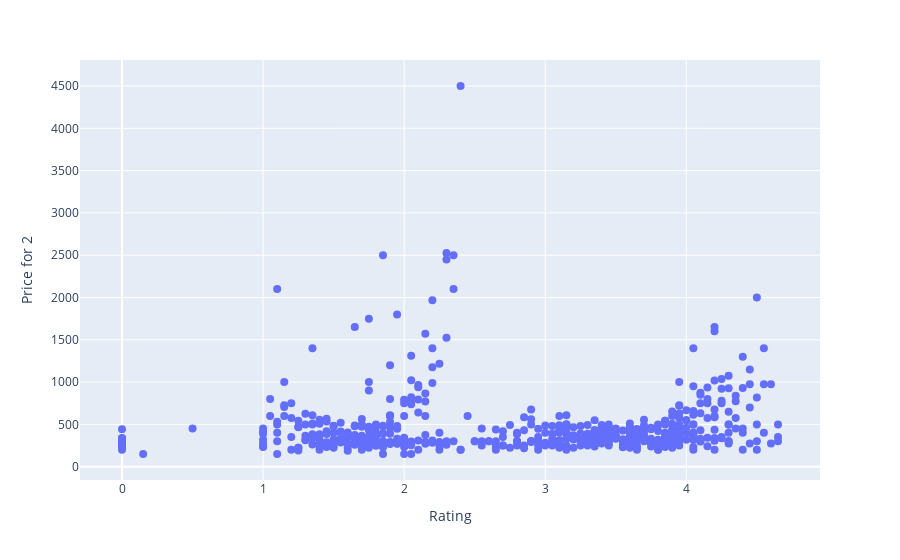

The notebook cell this image was saved under:
### Code cell
fig = px.scatter(price_rating_df, x="Rating", y="Price for 2").update_traces(marker_size=8) 
fig.show()

### Figure 1 — Plotly figure (JSON) as saved in the notebook; plotly's stock layout.template omitted (floating-point values rounded to 4 significant figures; data arrays with more than 128 entries replaced by an {"elided": "..."} marker saying what was removed)
{"data": [{"hovertemplate": "Rating=%{x}<br>Price for 2=%{y}<extra></extra>", "legendgroup": "", "marker": {"color": "#636efa", "size": 8, "symbol": "circle"}, "mode": "markers", "name": "", "orientation": "v", "showlegend": false, "type": "scatter", "x": {"elided": "535 float values"}, "xaxis": "x", "y": {"elided": "535 float values"}, "yaxis": "y"}], "layout": {"legend": {"tracegroupgap": 0}, "margin": {"t": 60}, "xaxis": {"anchor": "y", "domain": [0, 1], "title": {"text": "Rating"}}, "yaxis": {"anchor": "x", "domain": [0, 1], "title": {"text": "Price for 2"}}}}
